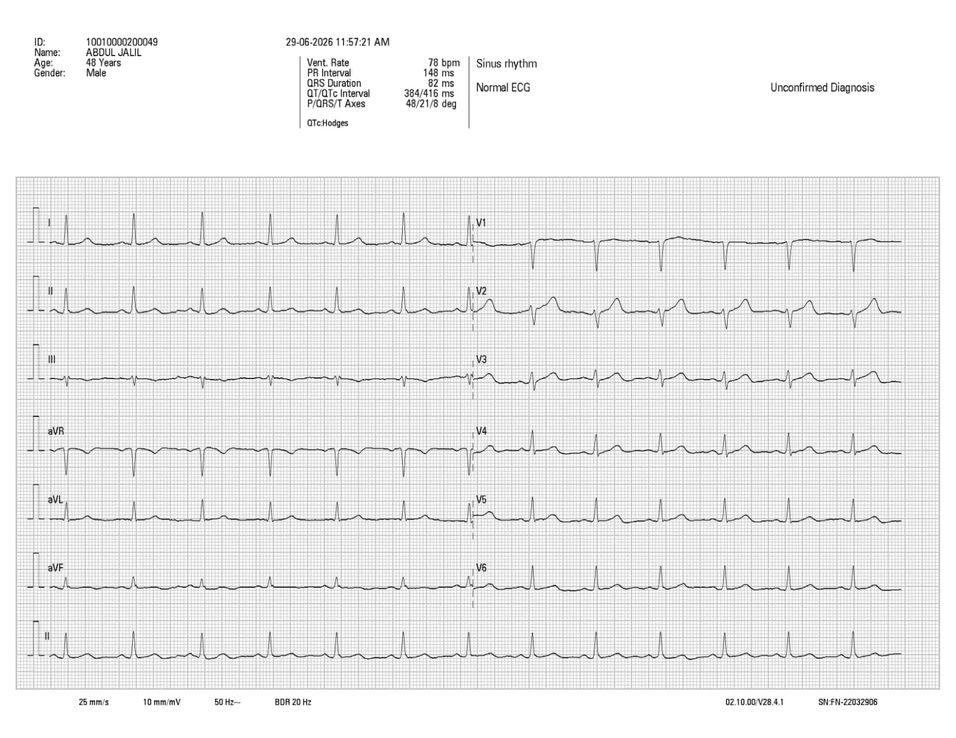
#> input picture Dad's ECG.jpeg, 956 x 738 px, shrunk from 1600 x 1236 before the run
$ python -i ecg_digitizer.py   (imports and definitions only)
#> lines starting #> are read from the running program, lines starting #| are printed output that depends on the picture; after the words box and inside, x2 and y2 are one past the last pixel; in counts of white or black regions, pixels touching at a corner belong together
import cv2
import numpy as np
from scipy.signal import find_peaks, savgol_filter

def digitize_ecg_image(image_path, lead_row=0):
#> called with image_path = "Dad's ECG.jpeg", lead_row = 0
    img = cv2.imread(image_path)
#> img is the input picture: shape (738, 956, 3); min 0, max 255, mean 235.8
    gray = cv2.cvtColor(img, cv2.COLOR_BGR2GRAY)
    h, w = gray.shape
#> h = 738; w = 956

    # Crop header out
    top_crop = int(h * 0.22)
#> top_crop = 162
    bottom_crop = int(h * 0.93)
#> bottom_crop = 686
    ecg_area = gray[top_crop:bottom_crop, :]
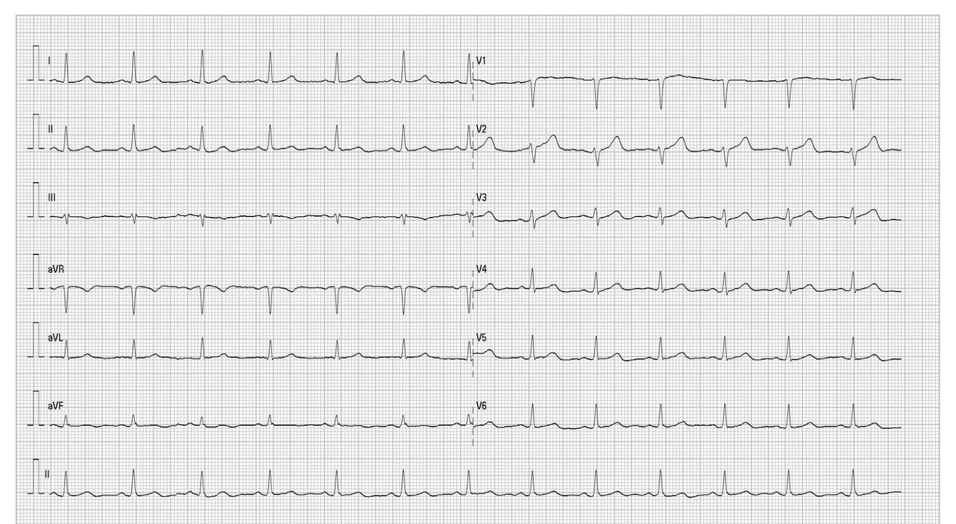
#> ecg_area: shape (524, 956); min 23, max 255, mean 229.9
    ecg_h, ecg_w = ecg_area.shape
#> ecg_h = 524; ecg_w = 956

    # 8 lead rows
    row_height = ecg_h // 8
#> row_height = 65
    row_start = lead_row * row_height
#> row_start = 0
    row_end = row_start + row_height
#> row_end = 65
    lead_strip = ecg_area[row_start:row_end, :]
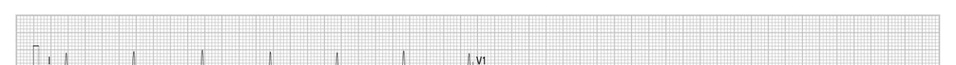
#> lead_strip: shape (65, 956); min 46, max 255, mean 236.8
    strip_h, strip_w = lead_strip.shape
#> strip_h = 65; strip_w = 956

    # Threshold to get only dark signal line
    _, binary = cv2.threshold(lead_strip, 80, 255, cv2.THRESH_BINARY_INV)
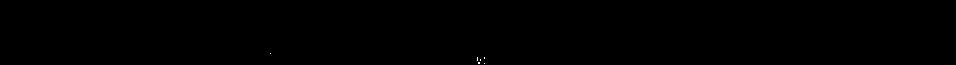
#> binary: shape (65, 956); 0.02% white in thin lines or dots, all inside (x1, y1, x2, y2) = (270, 53, 485, 64)

    # Remove horizontal grid lines
    horizontal_kernel = cv2.getStructuringElement(cv2.MORPH_RECT, (40, 1))
    grid_lines = cv2.morphologyEx(binary, cv2.MORPH_OPEN, horizontal_kernel)
#> grid_lines: shape (65, 956); every value is 0
    binary_clean = cv2.subtract(binary, grid_lines)

    # For each column find the signal line position
    signal = []
    for col in range(strip_w):
        col_pixels = binary_clean[:, col]
        dark_rows = np.where(col_pixels > 0)[0]
        if len(dark_rows) > 0:
            y_pos = np.mean(dark_rows)
        else:
            y_pos = strip_h / 2
        signal.append(y_pos)
#> after the loop, signal = 956 values, max 62.5 at index 478, min 32.5 at index 0, mean 32.67

    signal = np.array(signal, dtype=float)

    # Invert — higher y = lower voltage
    signal = -signal
#> signal = 956 values, max -32.5 at index 0, min -62.5 at index 478, mean -32.67

    # Auto-correct inversion
    if np.mean(signal[signal > np.percentile(signal, 75)]) < 0:
        signal = -signal

    # Normalize
    signal = (signal - np.mean(signal)) / (np.std(signal) + 1e-8)
#> signal = 956 values, max 0.0789 at index 0, min -14.04 at index 478, mean 9.48e-16

    # Smooth
    window = min(51, len(signal) // 10)
#> window = 51
    if window % 2 == 0:
        window += 1
    signal = savgol_filter(signal, window_length=window, polyorder=3)
#> signal = 956 values, max 1.07 at index 455, min -2.78 at index 480, mean 1.42e-15

    return signal

def segment_beats_from_signal(signal, samples_per_beat=180):
    min_distance = max(30, len(signal) // 20)
    peaks, props = find_peaks(
        signal,
        distance=min_distance,
        prominence=0.5,
        height=np.mean(signal) + 0.3 * np.std(signal)
    )

    beats = []
    for peak in peaks:
        start = peak - samples_per_beat // 2
        end = peak + samples_per_beat // 2
        if start >= 0 and end <= len(signal):
            beat = signal[start:end]
            beat = (beat - np.mean(beat)) / (np.std(beat) + 1e-8)
            beats.append(beat)

    return np.array(beats) if len(beats) > 0 else np.array([]), peaks

def process_ecg_image(image_path, lead_row=0):
    signal = digitize_ecg_image(image_path, lead_row=lead_row)
    beats, peaks = segment_beats_from_signal(signal)
    return signal, beats, peaks

>>> result = digitize_ecg_image("Dad's ECG.jpeg")
#> result has the same summary as signal in digitize_ecg_image
